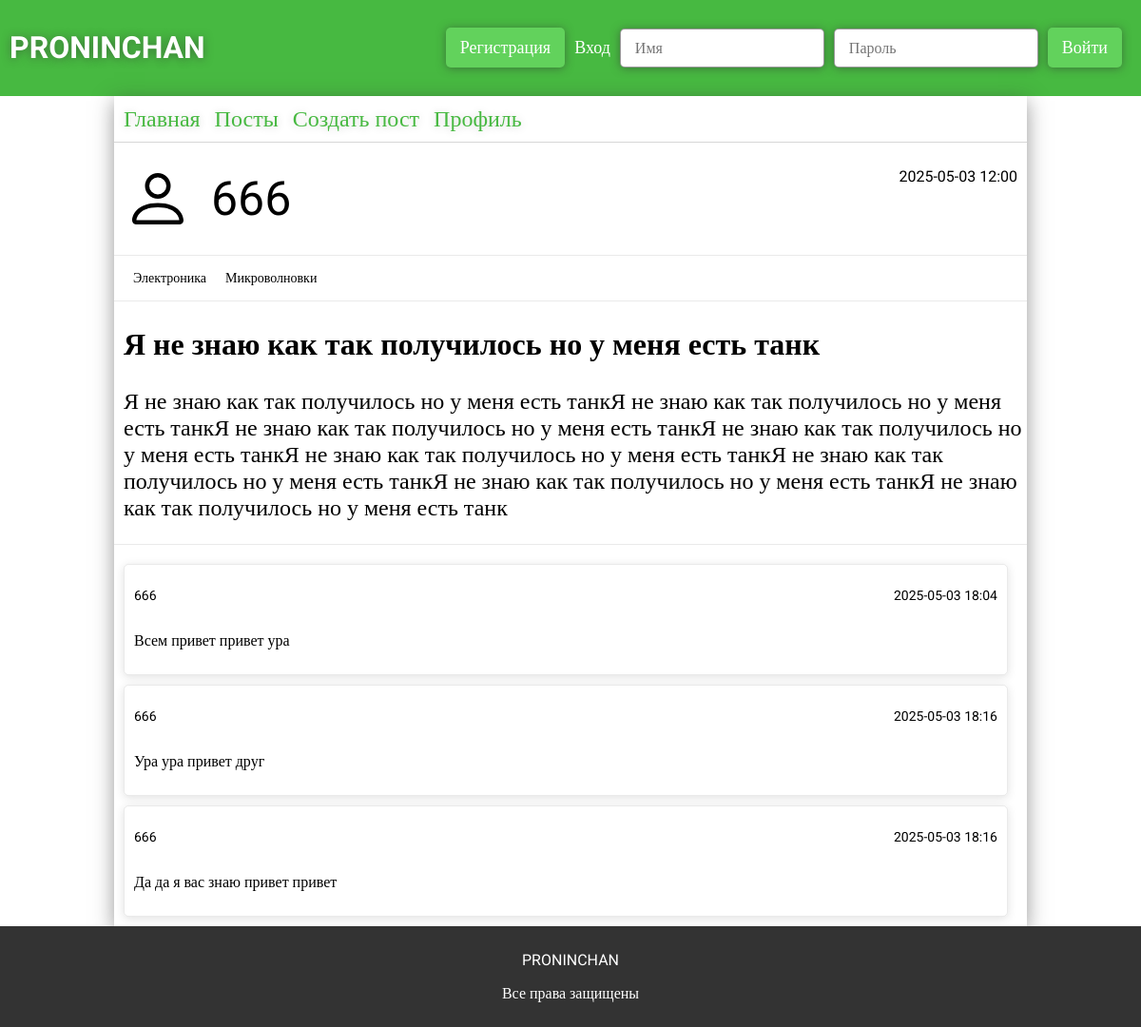
/post/1, run on an earlier commit of the app's database.
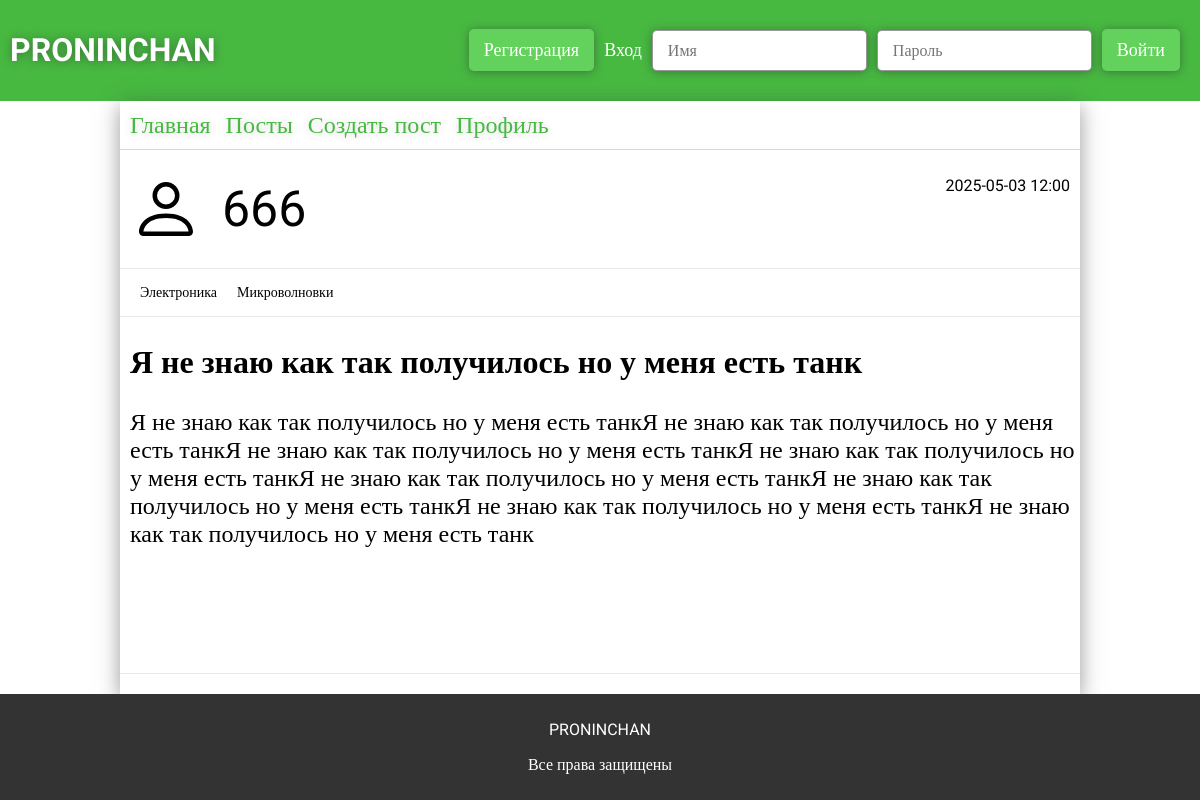
And on a later commit of the database.
### app.py (models this page shows)
class ForumComments(db.Model):
    __tablename__ = 'forum_comments'
    id = db.Column(db.Integer, primary_key=True)
    user_id = db.Column(db.Integer, db.ForeignKey('users.id'), nullable=False)
    text = db.Column(db.Text, nullable=False)
    created_at = db.Column(db.DateTime, default=datetime.now)
    post_id = db.Column(db.Integer, db.ForeignKey('forum_posts.id'), nullable=False)
    user = db.relationship("Users", backref="comments")
    post = db.relationship('ForumPosts', backref='comments')

class Users(db.Model):
    __tablename__ = 'users'
    id = db.Column(db.Integer, primary_key=True)
    username = db.Column(db.String(32), unique=True, nullable=False)
    photo = db.Column(db.BLOB)
    email = db.Column(db.String(64), unique=True, nullable=False)
    password = db.Column(db.String(30), nullable=False)
    access = db.Column(db.String(64), nullable=False, default='user')

### app.py (the view)
@app.route('/post/<int:post>', methods=['GET','POST'])
def post(post):
    comments = ForumComments.query.filter_by(post_id=post).all()
    sections = ForumSections.query.all()
    category = ForumCategory.query.all()
    posts = ForumPosts.query.all()
    post = ForumPosts.query.get_or_404(post)
    return render_template('post.html', post=post, posts=posts, category=category, sections=sections, comments=comments)

### templates/post.html (shortened to what this page needs)
{% extends 'main.html' %}
{% block main %}
<link rel="stylesheet" href="{{url_for('static', filename='css/post.css')}}">
    <div class="post-created">
        <div>
            <img src="../static/img/person.svg" alt="" class="profile-img" />
            <p>{{post.user.username}}</p>
        </div>
        <p>{{post.created_at.strftime('%Y-%m-%d %H:%M')}}</p>
    </div>
    <div class="post-main">
        <div>
            <p>{{post.sections.section}}</p>
            <p>{{post.categories.category}}</p>
        </div>
        <h2>{{post.theme}}</h2>
        <p>{{post.text}}</p>
    </div>
    <div class="post-comments">
        <div class="comments">
            {% for comment in comments %}
            <div class="comments-comment">
                <div class="comments-comment-title">
                    <p>{{comment.user.username}}</p>
                    <p>{{comment.created_at.strftime('%Y-%m-%d %H:%M')}}</p>
                </div>
                <p class="comments-comment-text">{{comment.text}}</p>
            </div>
            {% endfor %}
        </div>
</div>
{% endblock %}

What changed in the data, as far as the page shows it:
removed ForumComments: user.username "666", created_at "2025-05-03 18:04", text "Всем привет привет ура"
removed ForumComments: user.username "666", created_at "2025-05-03 18:16", text "Ура ура привет друг"
removed ForumComments: user.username "666", created_at "2025-05-03 18:16", text "Да да я вас знаю привет привет"
